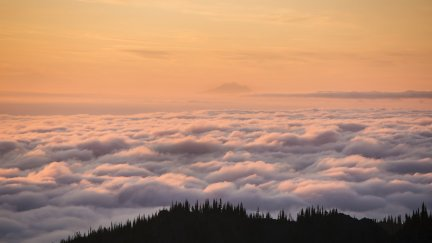
#> input picture oth_imgs/test.jpg, 432 x 243 px
$ python occlusion.py   (older library calls are emulated)
#> lines starting #> are read from the running program, lines starting #| are printed output that depends on the picture
import cv2
import numpy as np

cut_size = 3

img = cv2.imread('./oth_imgs/test.jpg')
#> img is the input picture: shape (243, 432, 3); mean B, G, R 111.4, 136.8, 177.2
# 灰度图
grey_img = cv2.cvtColor(img, cv2.COLOR_BGR2GRAY)
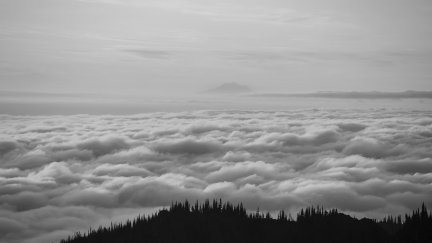
#> grey_img: shape (243, 432); min 3, max 212, mean 146
# 拉普拉斯变换
gray_lap = cv2.Laplacian(grey_img, cv2.CV_64F)
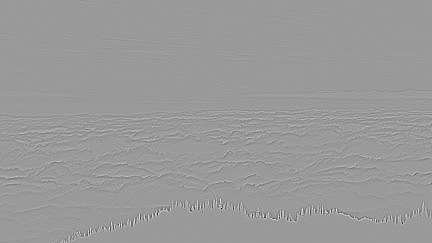
#> gray_lap: shape (243, 432) float64; min -283, max 186, mean 0; drawn with min black and max white

grey_img_shape = grey_img.shape
#> grey_img_shape = (243, 432)
height, width = grey_img_shape[0], grey_img_shape[1]
#> height = 243; width = 432
height_div = height // cut_size
#> height_div = 81
width_div = width // cut_size
#> width_div = 144

# 循环的尺寸，这样循环就不会取到边界
range_height_size = height_div * cut_size
#> range_height_size = 243
range_width_size = width_div * cut_size
#> range_width_size = 432

# 切分循环
for i in range(0, range_height_size, height_div):
    for j in range(0, range_width_size, width_div):
        # 获取当前区域的灰度图像素
        subimg = grey_img[j: j + width_div, i: i + height_div]
        # 获取当前区域 拉普拉斯算子 的边缘信息像素信息
        sublap = gray_lap[j: j + width_div, i: i + height_div]

        # 获取标准差
        stddev_g = np.std(subimg)
        stddev_l = np.std(sublap)
        if stddev_g < 25 and stddev_l < 10:
            print("图像遮挡")
        else:
            print("正常")
